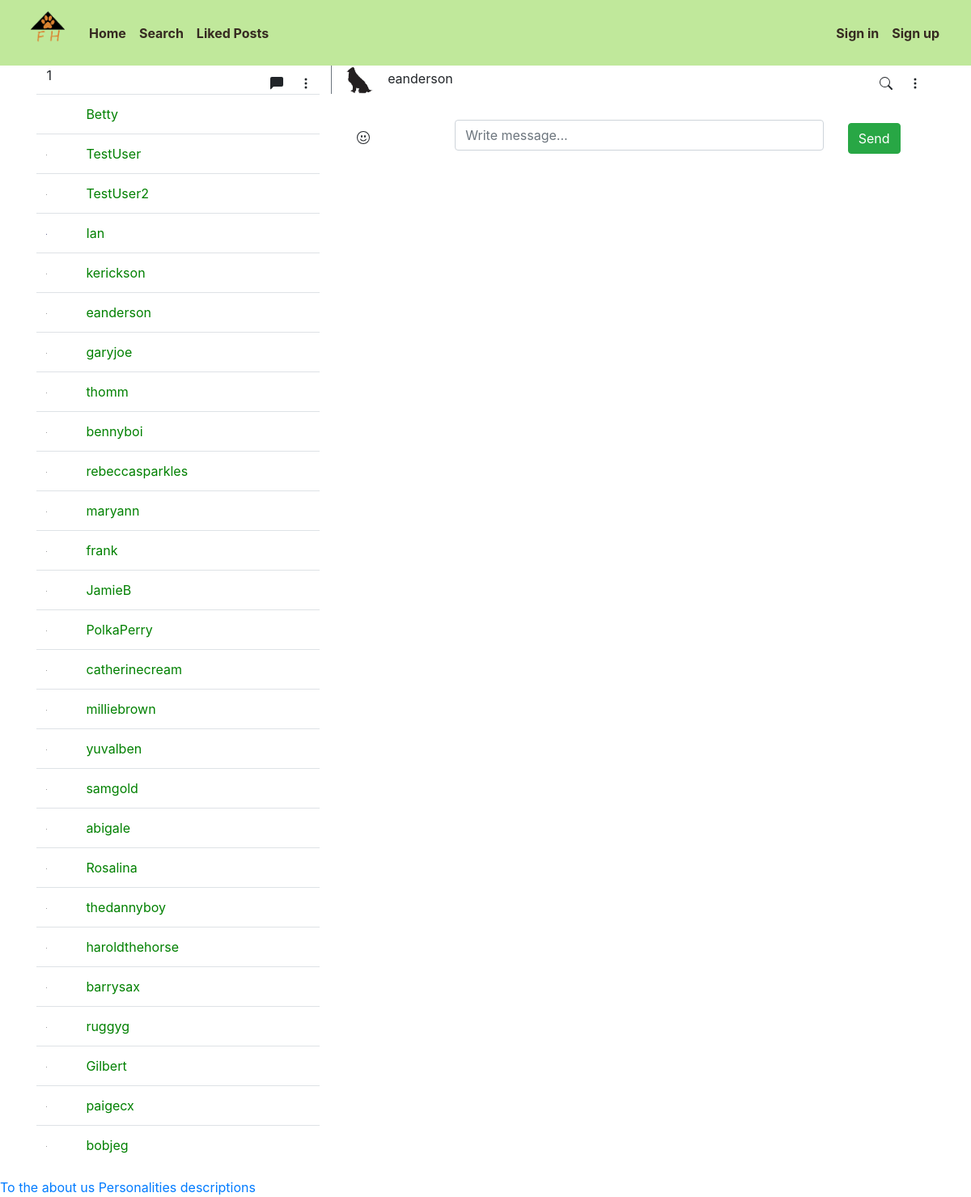
Screenshot of /messages/66 with the database file from the repository.
### profile_app/models.py (models this page shows, shortened)
class Profile(AbstractBaseUser):
    userID = models.AutoField(primary_key=True)
    email = models.EmailField(verbose_name="email", unique=True, max_length = 60)
    username = models.CharField(max_length=50, unique=True)
    date_joined = models.DateTimeField(verbose_name = " Date Joined", auto_now_add=True)
    last_login = models.DateTimeField(verbose_name="Last Login", auto_now=True)
    is_admin = models.BooleanField(default=False)
    is_active = models.BooleanField(default=True)
    is_staff = models.BooleanField(default=False)
    is_superuser = models.BooleanField(default=False)
    first_name = models.CharField(max_length=50, blank=True)
    password = models.CharField(max_length=500)
    profile_picture = models.ImageField(max_length=255, upload_to=get_profile_image_filepath, null=True, blank=True, default="static/profile_app/default_pfp.png")
    location = models.CharField(max_length=30, choices=LOCATION_CHOICES, default="FARGO")
    liked_posts = models.ManyToManyField('pet_post_app.Post', blank=True)
    objects = MyAccountManager()
    USERNAME_FIELD = 'email'
    REQUIRED_FIELDS = ['username']

### messaging_app/views.py (the view)
# urls.py: path('messages/<str:id1><str:id2>', views.messages, name='messages'),
def messages(request, id1, id2):
    if (User.objects.get(userID=id1) == request.user):
        user_obj = User.objects.get(userID=id2)
    else:
        user_obj = User.objects.get(userID=id1)
    users = User.objects.exclude(username=request.user.username)
    thread_name = f'chat_{id1}{id2}'
    message_obj = Message.objects.filter(thread_name=thread_name)
    return render(request, 'messaging_page.html', context={'users':users, 'user':user_obj, 'messages': message_obj})

### messaging_app/templates/messaging_page.html (shortened to what this page needs)
{% extends 'base_page.html' %}
{% load static %}
{% block content %}
<div class="back-container">
    <div class="container front-container1">
        <div class="row chat-top">
            <div class="col-sm-4 border-right border-secondary">
                <span id="count_badge">1</span>
                <span class="float-right mt-2">
                    <svg width="1em" height="1em" viewBox="0 0 16 16" class="bi bi-chat-left-fill mx-3"
                        fill="currentColor" xmlns="http://www.w3.org/2000/svg">
                        <path fill-rule="evenodd"
                            d="M2 0a2 2 0 0 0-2 2v12.793a.5.5 0 0 0 .854.353l2.853-2.853A1 1 0 0 1 4.414 12H14a2 2 0 0 0 2-2V2a2 2 0 0 0-2-2H2z" />
                    </svg>
                    <svg width="1em" height="1em" viewBox="0 0 16 16" class="bi bi-three-dots-vertical mr-2"
                        fill="currentColor" xmlns="http://www.w3.org/2000/svg">
                        <path fill-rule="evenodd"
                            d="M9.5 13a1.5 1.5 0 1 1-3 0 1.5 1.5 0 0 1 3 0zm0-5a1.5 1.5 0 1 1-3 0 1.5 1.5 0 0 1 3 0zm0-5a1.5 1.5 0 1 1-3 0 1.5 1.5 0 0 1 3 0z" />
                    </svg>
                </span>
            </div>
            <div class="col-sm-8">
                <img src="{{user.profile_picture.url}}" alt="" height="35"  class="profile-image rounded-circle">
                <span class="ml-2">{{user.username}}</span>
                <span class="float-right mt-2">
                    <svg width="1em" height="1em" viewBox="0 0 16 16" class="bi bi-three-dots-vertical mx-3"
                        fill="currentColor" xmlns="http://www.w3.org/2000/svg">
                        <path fill-rule="evenodd"
                            d="M9.5 13a1.5 1.5 0 1 1-3 0 1.5 1.5 0 0 1 3 0zm0-5a1.5 1.5 0 1 1-3 0 1.5 1.5 0 0 1 3 0zm0-5a1.5 1.5 0 1 1-3 0 1.5 1.5 0 0 1 3 0z" />
                    </svg>
                </span>
            </div>
        </div>
        <div class="row">
            <div class="col-sm-4 contacts">
                <div class="contact-table-scroll">
                    <table class="table table-hover">
                        <tbody>
                            {% for user in users%}
                            <tr>
                                <td><img src="{{user.profile_picture.url}}" height="0.5em" alt="" class="profile-image rounded-circle">
                                </td>
                                {% if user.userID > request.user.userID %}
                                <td><a style="color: green" id="{{user.username}}" href="{% url 'messages' id1=user.userID id2=request.user.userID%}">{{user.username}}</a></td>
                                {% else %}
                                <td><a style="color: green" id="{{user.username}}" href="{% url 'messages' id1=request.user.userID id2=user.userID%}">{{user.username}}</a></td>
                                {% endif %}
                            </tr>
                            {% endfor %}
                        </tbody>
                    </table>
                </div>
            </div>
            <div class="col-sm-8 message-area">
                <div class="row message-box p-3">
                    <div class="col-sm-2 mt-2">
                    </div>
                    <div class="col-sm-8">
                        <input type="text" class="form-control" id="message_input" placeholder="Write message...">
                    </div>
                    <div class="col-sm-2 mt-1">
                        <div class="control">
                            <button class="btn btn-success" id="chat-message-submit">Send</button>
                        </div>
                    </div>
                </div>
            </div>
        </div>
    </div>
</div>
{% endblock %}

### rows the page displays
Profile: profile_picture (placeholder picture), username "eanderson"
Profile: username "Betty"
Profile: username "TestUser"
Profile: username "TestUser2"
Profile: username "Ian"
Profile: username "kerickson"
Profile: username "garyjoe"
Profile: username "thomm"
Profile: username "bennyboi"
Profile: username "rebeccasparkles"
Profile: username "maryann"
Profile: username "frank"
Profile: username "JamieB"
Profile: username "PolkaPerry"
Profile: username "catherinecream"
Profile: username "milliebrown"
Profile: username "yuvalben"
Profile: username "samgold"
Profile: username "abigale"
Profile: username "Rosalina"
Profile: username "thedannyboy"
Profile: username "haroldthehorse"
Profile: username "barrysax"
Profile: username "ruggyg"
Profile: username "Gilbert"
Profile: username "paigecx"
Profile: username "bobjeg"
